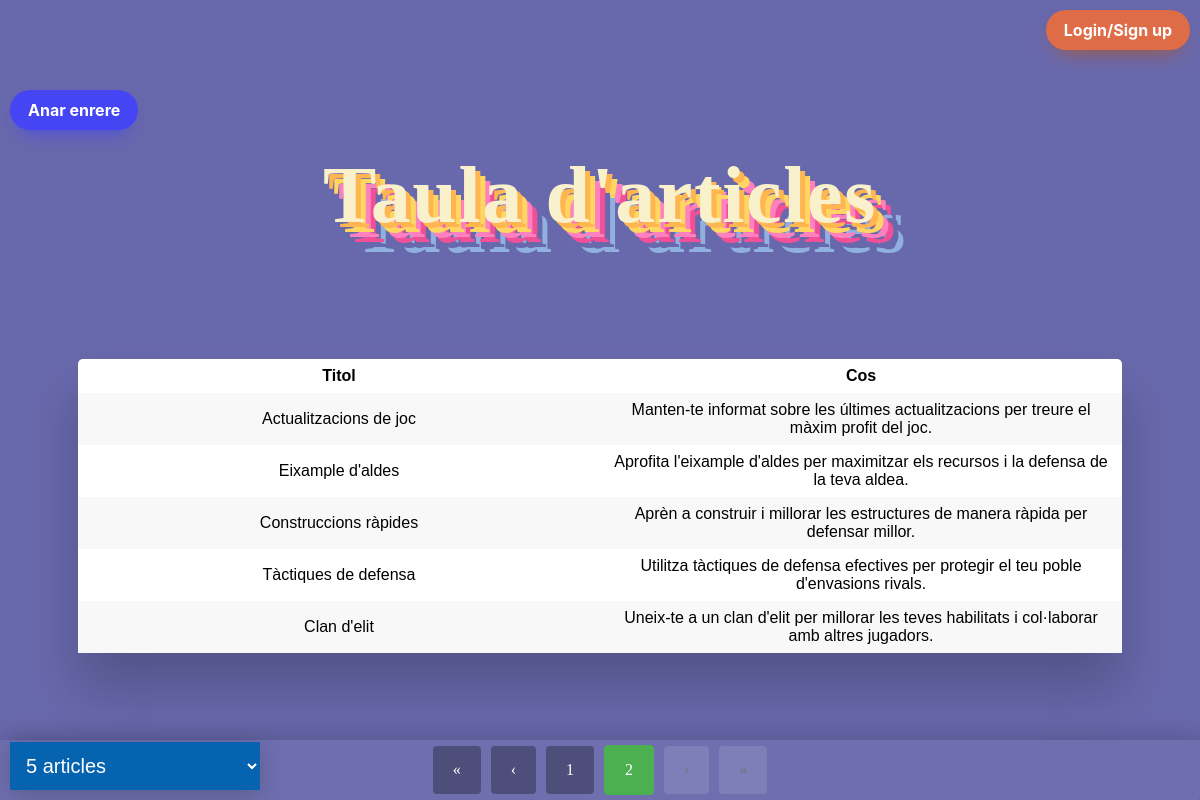
/mostrar.php?pagina=2&articles_per_pagina=5, run on the app's committed database.
### tables this page shows
CREATE TABLE `articles` (
  `ID` int(11) NOT NULL,
  `titol` text NOT NULL,
  `cos` text NOT NULL,
  `usuari_id` int(11) DEFAULT NULL
);

### mostrar.php (the view, shortened to what this page needs)
<?php
require_once "Database/connexio.php";
$connexio = new PDO("mysql:host=$db_host; dbname=$db_nom", $db_usuari, $db_password);
$articles_per_pagina = isset($_GET['articles_per_pagina']) ? (int)$_GET['articles_per_pagina'] : 5;
if (isset($_GET['pagina']) && is_numeric($_GET['pagina'])) {
    $pagina_actual = (int) $_GET['pagina'];
} else {
    $pagina_actual = 1;
}
$total_articles = $connexio->query('SELECT COUNT(*) FROM articles')->fetchColumn();
$total_pagines = ceil($total_articles / $articles_per_pagina);
$offset = ($pagina_actual - 1) * $articles_per_pagina;
$select = $connexio->prepare("SELECT * FROM articles LIMIT :offset, :articles_per_pagina");
$select->bindValue(':offset', $offset, PDO::PARAM_INT);
$select->bindValue(':articles_per_pagina', $articles_per_pagina, PDO::PARAM_INT);
$select->execute();
$resultats = $select->fetchAll();
function mostrarTaula($resultats){
    echo "<div class='table-wrapper'>";
    echo "<table class='fl-table'>
    <tr>
    <th>Titol</th>
    <th>Cos</th>
    </tr>";
    foreach($resultats as $res) {
        echo "<tr>";
        echo "<td>" . htmlspecialchars($res['titol']) . "</td>";
        echo "<td>" . htmlspecialchars($res['cos']) . "</td>";
        echo "</tr>";
    }
    echo "</table>";
    echo "</div>";
}
function mostrarPaginacio($pagina_actual, $total_pagines, $articles_per_pagina) {
    echo "<div class='pagination'>";
    if ($pagina_actual > 1) {
        echo "<a href='?pagina=1&articles_per_pagina=$articles_per_pagina'>&laquo;</a>";
    } else {
        echo "<a href='#' class='disabled'>&laquo;</a>";
    }
    if ($pagina_actual > 1) {
        echo "<a href='?pagina=" . ($pagina_actual - 1) . "&articles_per_pagina=$articles_per_pagina'>&lsaquo;</a>";
    } else {
        echo "<a href='#' class='disabled'>&lsaquo;</a>";
    }
    if ($total_pagines <= 7) {
        for ($i = 1; $i <= $total_pagines; $i++) {
            if ($i == $pagina_actual) {
                echo "<a class='active' href='?pagina=$i&articles_per_pagina=$articles_per_pagina'>$i</a>";
            } else {
                echo "<a href='?pagina=$i&articles_per_pagina=$articles_per_pagina'>$i</a>";
            }
        }
    }
    if ($pagina_actual < $total_pagines) {
        echo "<a href='?pagina=" . ($pagina_actual + 1) . "&articles_per_pagina=$articles_per_pagina'>&rsaquo;</a>";
    } else {
        echo "<a href='#' class='disabled'>&rsaquo;</a>";
    }
    if ($pagina_actual < $total_pagines) {
        echo "<a href='?pagina=$total_pagines&articles_per_pagina=$articles_per_pagina'>&raquo;</a>";
    } else {
        echo "<a href='#' class='disabled'>&raquo;</a>";
    }
    echo "</div>";
}
?>
<!DOCTYPE html>
<html lang="en">
<head>
    <link rel="stylesheet" type="text/css" href="CSS/estils.css">
</head>
<body>
    <p class="titol">Taula d'articles</p>
    <a href='index.php'>
        <button class="tornar" role="button">Anar enrere</button>
    </a>
    <br>
    <div class="articulos">
        <h2>
            <?php mostrarTaula($resultats); ?>
        </h2>
    </div>
    <?php mostrarPaginacio($pagina_actual, $total_pagines, $articles_per_pagina); ?>
    <div class="box">
    <select id="articles" onchange="location = this.value;">
        <option value="?pagina=1&articles_per_pagina=5" <?php echo (isset($_GET['articles_per_pagina']) && $_GET['articles_per_pagina'] == 5) ? 'selected' : ''; ?>>5 articles</option>
    </select>
    <a href='Login/login.php'>
        <button class="login" role="button">Login/Sign up</button>
    </a>
</div>
</body>
</html>

### CSS/estils.css (style rules this page uses)
body { background: #6868AC; text-align: center; }
h2 { text-align: center; font-family: Arial, Helvetica, sans-serif; }
p { color: rgb(17, 255, 0); }
.table-wrapper { margin: 10px 70px 70px; box-shadow: 0px 35px 50px rgba(0, 0, 0, 0.2); }
.fl-table { border-radius: 5px; font-size: 16px; font-weight: normal; border: none; border-collapse: collapse; width: 100%; max-width: 100%; white-space: nowrap; background-color: rgb(255, 255, 255); }
table { display: table; border-collapse: separate; box-sizing: border-box; text-indent: initial; unicode-bidi: isolate; border-spacing: 2px; border-color: gray; }
.fl-table td, .fl-table th { text-align: center; padding: 8px; word-wrap: break-word; white-space: normal; max-width: 100px; overflow-wrap: break-word; }
.fl-table tr:nth-child(even) { background: #F8F8F8; }
.tornar { position: fixed; top: 90px; left: 10px; background: #4545f3; border-radius: 999px; box-shadow: #4545f3 0 10px 20px -10px; box-sizing: border-box; color: #FFFFFF; cursor: pointer; font-family: Inter, Helvetica, "Apple Color Emoji", "Segoe UI Emoji", NotoColorEmoji, "Noto Color Emoji", "Segoe UI Symbol", "Android Emoji", EmojiSymbols, -apple-system, system-ui, "Segoe UI", Roboto, "Helvetica Neue", "Noto Sans", sans-serif; font-size: 16px; font-weight: 700; line-height: 24px; opacity: 1; outline: 0 solid transparent; padding: 8px 18px; user-select: none; -webkit-user-select: none; touch-action: manipulation; width: fit-content; word-break: break-word; border: 0; }
.login { background: #de6c46; border-radius: 999px; box-shadow: #ae5826 0 10px 20px -10px; box-sizing: border-box; color: #FFFFFF; cursor: pointer; font-family: Inter,Helvetica,"Apple Color Emoji","Segoe UI Emoji",NotoColorEmoji,"Noto Color Emoji","Segoe UI Symbol","Android Emoji",EmojiSymbols,-apple-system,system-ui,"Segoe UI",Roboto,"Helvetica Neue","Noto Sans",sans-serif; font-size: 16px; font-weight: 700; line-height: 24px; opacity: 1; outline: 0 solid transparent; padding: 8px 18px; user-select: none; -webkit-user-select: none; touch-action: manipulation; width: fit-content; word-break: break-word; border: 0; position: fixed; top: 10px; right: 10px; z-index: 1000; }
.titol { font-family: 'Calligraffitti', cursive; font-weight: 700; font-size: 5rem; display: flex; text-shadow: -15px 5px 20px #ced0d3; letter-spacing: 0.02em; text-align: center; flex-direction: column; align-items: center; justify-content: center; color: #F9f1cc; text-shadow: 5px 5px 0px #FFB650, 10px 10px 0px #FFD662, 15px 15px 0px #FF80BF, 20px 20px 0px #EF5097, 25px 25px 0px #6868AC, 30px 30px 0px #90B1E0; margin-top: 150px; }
.articulos { margin: 0; padding: 0; font-family: sans-serif; }
.pagination { position: fixed; bottom: 0; left: 0; right: 0; height: 60px; background: rgba(255, 255, 255, 0.05); box-shadow: 5px 5px 30px rgba(0, 0, 0, 0.3); display: flex; align-items: center; justify-content: center; backdrop-filter: blur(3px); border-radius: 2px; z-index: 1000; }
.pagination a { padding: 15px 20px; text-decoration: none; color: #fff; font-weight: 500; transition: background-color 0.3s; border-radius: 4px; margin: 0 5px; background: rgba(0, 0, 0, 0.3); }
.pagination a:hover, .pagination a.active { background: rgba(255, 255, 255, 0.2); }
.pagination a.active { background-color: #4CAF50; color: white; border: 1px solid #4CAF50; }
.pagination a.disabled { pointer-events: none; background-color: rgba(255, 255, 255, 0.1); color: #777; cursor: not-allowed; }
.box { position: fixed; bottom: 0%; left: 0px; padding: 10px; border-radius: 5px; z-index: 1000; }
.box select { background-color: #0563af; color: white; padding: 12px; width: 250px; border: none; font-size: 20px; box-shadow: 0 5px 25px rgba(0, 0, 0, 0.2); -webkit-appearance: button; appearance: button; outline: none; }
.box select option { padding: 30px; }

### data on the page
articles: titol "Actualitzacions de joc", cos "Manten-te informat sobre les últimes actualitzacions per treure el màxim profit del joc."
articles: titol "Eixample d'aldes", cos "Aprofita l'eixample d'aldes per maximitzar els recursos i la defensa de la teva aldea."
articles: titol "Construccions ràpides", cos "Aprèn a construir i millorar les estructures de manera ràpida per defensar millor."
articles: titol "Tàctiques de defensa", cos "Utilitza tàctiques de defensa efectives per protegir el teu poble d'envasions rivals."
articles: titol "Clan d'elit", cos "Uneix-te a un clan d'elit per millorar les teves habilitats i col·laborar amb altres jugadors."
